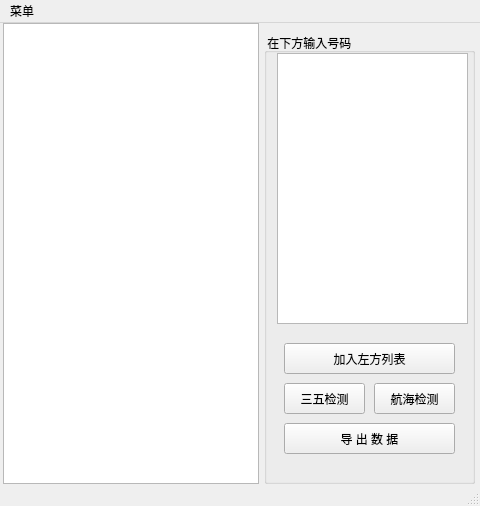
<?xml version="1.0" encoding="UTF-8"?>
<ui version="4.0">
 <class>MainWindow</class>
 <widget class="QMainWindow" name="MainWindow">
  <property name="geometry">
   <rect>
    <x>0</x>
    <y>0</y>
    <width>480</width>
    <height>506</height>
   </rect>
  </property>
  <property name="windowTitle">
   <string>空号检测器</string>
  </property>
  <widget class="QWidget" name="centralwidget">
   <widget class="QTableWidget" name="tableWidget">
    <property name="geometry">
     <rect>
      <x>3</x>
      <y>0</y>
      <width>256</width>
      <height>461</height>
     </rect>
    </property>
   </widget>
   <widget class="QGroupBox" name="groupBox">
    <property name="geometry">
     <rect>
      <x>264</x>
      <y>10</y>
      <width>211</width>
      <height>451</height>
     </rect>
    </property>
    <property name="title">
     <string> 在下方输入号码 </string>
    </property>
    <widget class="QTextEdit" name="textEdit">
     <property name="geometry">
      <rect>
       <x>13</x>
       <y>20</y>
       <width>191</width>
       <height>271</height>
      </rect>
     </property>
    </widget>
    <widget class="QPushButton" name="pushButton_join">
     <property name="geometry">
      <rect>
       <x>20</x>
       <y>310</y>
       <width>171</width>
       <height>31</height>
      </rect>
     </property>
     <property name="text">
      <string>加入左方列表</string>
     </property>
    </widget>
    <widget class="QPushButton" name="pushButton_check">
     <property name="geometry">
      <rect>
       <x>20</x>
       <y>350</y>
       <width>81</width>
       <height>31</height>
      </rect>
     </property>
     <property name="text">
      <string>三五检测</string>
     </property>
    </widget>
    <widget class="QPushButton" name="pushButton_export">
     <property name="geometry">
      <rect>
       <x>20</x>
       <y>390</y>
       <width>171</width>
       <height>31</height>
      </rect>
     </property>
     <property name="text">
      <string>导 出 数 据</string>
     </property>
    </widget>
    <widget class="QPushButton" name="pushButton_check_2">
     <property name="geometry">
      <rect>
       <x>110</x>
       <y>350</y>
       <width>81</width>
       <height>31</height>
      </rect>
     </property>
     <property name="text">
      <string>航海检测</string>
     </property>
    </widget>
   </widget>
  </widget>
  <widget class="QMenuBar" name="menubar">
   <property name="geometry">
    <rect>
     <x>0</x>
     <y>0</y>
     <width>480</width>
     <height>23</height>
    </rect>
   </property>
   <widget class="QMenu" name="menu">
    <property name="title">
     <string>菜单</string>
    </property>
    <addaction name="action"/>
   </widget>
   <addaction name="menu"/>
  </widget>
  <widget class="QStatusBar" name="statusbar"/>
  <action name="action">
   <property name="text">
    <string>激活码</string>
   </property>
  </action>
 </widget>
 <resources/>
 <connections/>
</ui>
